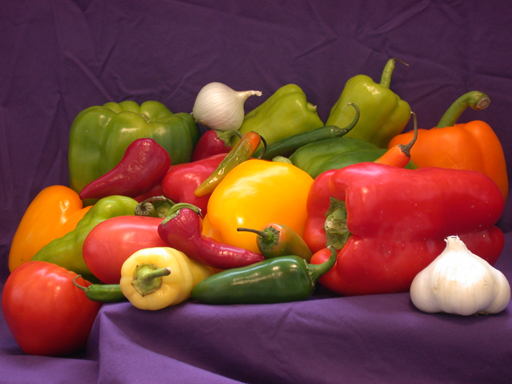
#> input picture CS206Lab3/PeppersRGB.bmp, 512 x 384 px, given in place of PeppersBayerGray.bmp, which was not available
$ python wei_shanshan_assign3.py   (older library calls are emulated)
#> lines starting #> are read from the running program, lines starting #| are printed output that depends on the picture; pictures that were not available may be replaced by others from this repository, and a replacement may not be noted
import os
os.chdir(os.path.dirname(__file__))


import numpy as np
import math
from matplotlib import pyplot as plt
from skimage import io
# part I

# Bugs
# No bugs encountered in this part

# Read the image and get the image shape
img = io.imread('PeppersBayerGray.bmp', as_gray=True)
#> img: shape (384, 512) float64; min 0.0291, max 1, mean 0.303
h, w = img.shape
#> h = 384; w = 512

# our final image will be a 3 dimentional image with 3 channels
rgb = np.zeros((h, w, 3), np.uint8);

# reconstruction of the green channel IG

IG = np.copy(img)  # copy the image into each channel

for row in range(0, h, 4):  # loop step is 4 since our mask size is 4.
    # loop step is 4 since our mask size is 4
    for col in range(0, w, 4):
        # Base on the gridG and the formula in assignment submission page, calculate the pixel value for the corresponding points
        IG[row, col + 1] = (int(img[row, col]) + int(img[row, col + 2])) / 2
        IG[row + 1, col] = (int(img[row, col]) + int(img[row + 2, col])) / 2
        IG[row + 3, col] = (int(img[row + 2, col]) + int(img[row + 3, col + 1])) / 2
        IG[row, col + 3] = (int(img[row, col + 2]) + int(img[row + 1, col + 3])) / 2
        IG[row + 1, col + 2] = (int(img[row, col + 2]) + int(img[row + 1, col + 1]) + int(img[row + 1, col + 3]) + int(
            img[row + 2, col + 2])) / 4  # G
        IG[row + 2, col + 1] = (int(img[row + 2, col]) + int(img[row + 1, col + 1]) + int(img[row + 2, col + 2]) + int(
            img[row + 3, col + 1])) / 4  # J
        IG[row + 2, col + 3] = (int(img[row + 1, col + 3]) + int(img[row + 3, col + 3])) / 2
        IG[row + 3, col + 2] = (int(img[row + 3, col + 1]) + int(img[row + 3, col + 3])) / 2
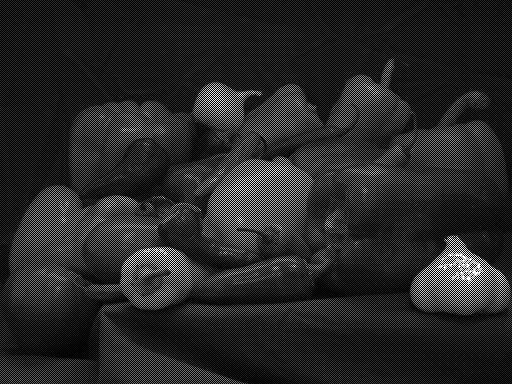
#> IG: shape (384, 512) float64; min 0, max 1, mean 0.152

    # reconstruction of the red channel IR

IR = np.copy(img)
IR = IR.astype(np.float32)
for row in range(0, h, 4):  # loop step is 4 since our mask size is 4.
    for col in range(0, w, 4):  # loop step is 4 since our mask size is 4.
        # Base on the gridR and the formula in assignment submission page, calculate the pixel value for the corresponding points
        IR[row + 1, col + 1] = (int(img[row, col + 1]) + int(img[row + 2, col + 1])) / 2
        IR[row, col + 2] = (int(img[row, col + 1]) + int(img[row, col + 3])) / 2
        IR[row + 1, col + 3] = (int(img[row, col + 3]) + int(img[row + 2, col + 3])) / 2
        IR[row + 2, col + 2] = (int(img[row + 2, col + 3]) + int(img[row + 2, col + 1])) / 2
        IR[row + 1, col + 2] = (int(img[row, col + 1]) + int(img[row, col + 3]) + int(img[row + 2, col + 1]) + int(
            img[row + 2, col + 3])) / 4
        IR[row, col] = IR[row, col + 1]
        IR[row + 1, col] = IR[row + 1, col + 1]
        IR[row + 2, col] = IR[row + 2, col + 1]
        IR[row + 3, col + 3] = IR[row + 2, col + 3]
        IR[row + 3, col + 2] = IR[row + 2, col + 2]
        IR[row + 3, col + 1] = IR[row + 2, col + 1]
        IR[row + 3, col] = IR[row + 2, col + 1]
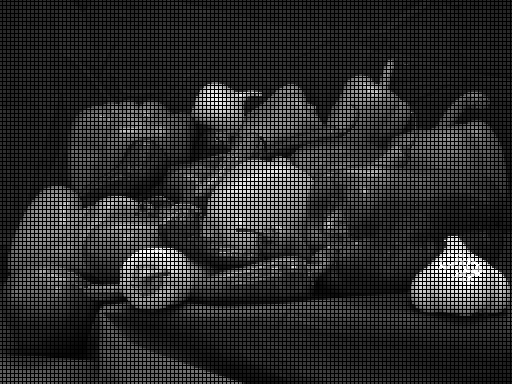
#> IR: shape (384, 512) float32; min 0, max 1, mean 0.171

    # reconstruction of the blue channel IB
IB = np.copy(img)  # copy the image into each channel

IB = IB.astype(np.float32)
for row in range(0, h, 4):  # loop step is 4 since our mask size is 4.
    for col in range(0, w, 4):  # loop step is 4 since our mask size is 4.
        # Base on the gridB and the formula in assignment submission page, calculate the pixel value for the corresponding points
        IB[row + 1, col + 1] = (int(img[row + 1, col]) + int(img[row + 1, col + 2])) / 2
        IB[row + 1, col + 3] = IB[row + 1, col + 2]
        IB[row, col] = IB[row + 1, col]
        IB[row, col + 1] = IB[row + 1, col + 1]
        IB[row, col + 2] = IB[row + 1, col + 2]
        IB[row, col + 3] = IB[row + 1, col + 3]
        IB[row + 2, col] = (int(img[row + 1, col]) + int(img[row + 3, col])) / 2
        IB[row + 2, col + 1] = (int(img[row + 1, col]) + int(img[row + 1, col + 2]) + int(img[row + 3, col]) + int(
            img[row + 3, col + 2])) / 4
        IB[row + 2, col + 2] = (int(img[row + 1, col + 2]) + int(img[row + 3, col + 2])) / 2
        IB[row + 2, col + 3] = IB[row + 2, col + 2]
        IB[row + 3, col + 1] = (int(img[row + 3, col]) + int(img[row + 3, col + 2])) / 2
        IB[row + 3, col + 3] = IB[row + 3, col + 2]
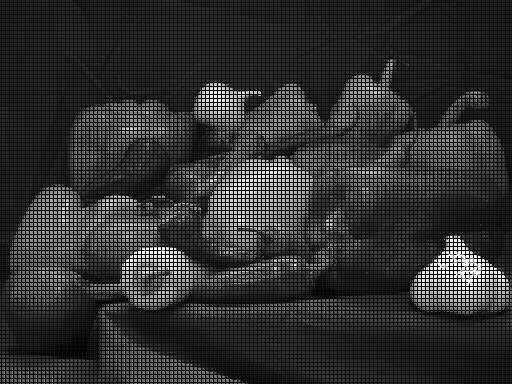
#> IB: shape (384, 512) float32; min 0, max 1, mean 0.171

    # merge the channels
rgb[:, :, 0] = IR
rgb[:, :, 1] = IG
rgb[:, :, 2] = IB

# Show the merged image
plt.imshow(rgb), plt.title('rgb')
plt.show()


# part2

import os
from sklearn.cluster import KMeans
from scipy import spatial
from skimage import io, color, img_as_float
import numpy as np
import matplotlib.pyplot as plt
from math import floor
# Bugs
# There is index problem with FloydSteinbergDitherColor function. Then i found the index under two for loops will reach the last row and column, so it has to plus 1 for forloop range
# citation: https://en.wikipedia.org/wiki/Floyd%E2%80%93Steinberg_dithering

# Finds the closest colour in the palette using kd-tree.
def nearest(palette, colour):
    dist, i = palette.query(colour)
    return palette.data[i]


# Make a kd-tree palette from the provided list of colours
def makePalette(colours):
    # print(colours)
    return spatial.KDTree(colours)


# Dynamically calculates and N-colour palette for the given image
# Uses the KMeans clustering algorithm to determine the best colours
# Returns a kd-tree palette with those colours
def findPalette(image, nColours):
    h, w, d = image.shape
    d2_image = image.reshape(h * w, d)
    kmeans = KMeans(n_clusters=nColours)
    kmeans.fit(d2_image)
    colours = kmeans.cluster_centers_
    return makePalette(colours)

    return makePalette(colours)


def FloydSteinbergDitherColor(image, palette):
    # ***** The following pseudo-code is grabbed from Wikipedia: https://en.wikipedia.org/wiki/Floyd%E2%80%93Steinberg_dithering.
    pixel = np.copy(image)
    for y in range(image.shape[0] - 1):
        for x in range(image.shape[1] - 1):
            oldpixel = pixel[x, y]
            newpixel = nearest(palette, oldpixel)
            pixel[x][y] = newpixel
            quant_error = oldpixel - newpixel
            pixel[x + 1][y] = pixel[x + 1][y] + quant_error * (np.float(7 / 16))
            pixel[x - 1][y + 1] = pixel[x - 1][y + 1] + quant_error * (np.float(3 / 16))
            pixel[x][y + 1] = pixel[x][y + 1] + quant_error * (np.float(5 / 16))
            pixel[x + 1][y + 1] = pixel[x + 1][y + 1] + quant_error * (np.float(1 / 16))

    return pixel


if __name__ == "__main__":
    nColours = 8  # The number colours: change to generate a dynamic palette

    imfile = 'lena.png'

    image = io.imread(imfile)
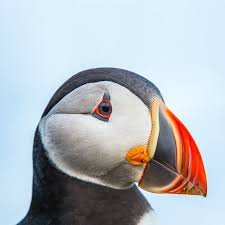
#> input picture CS206Lab3/lab5_img.jpeg, 225 x 225 px, given in place of lena.png, which was not available
#> image is the input picture: shape (225, 225, 3); mean R, G, B 178.5, 184.6, 190.8

    # Strip the alpha channel if it exists
    image = image[:, :, :3]

    # Convert the image from 8bits per channel to floats in each channel for precision
    image = img_as_float(image)

    # Dynamically generate an N colour palette for the given image
    palette = findPalette(image, nColours)
    colours = palette.data
#> colours = [[0.854, 0.849, 0.836], [0.372, 0.359, 0.365], [0.83, 0.291, 0.106], [0.732, 0.684, 0.643], [0.0937, 0.106, 0.121], [0.526, 0.516, 0.512], [0.843, 0.928, 0.986], [0.232, 0.209, 0.21]]

    colours = img_as_float([colours.astype(np.ubyte)])[0]
#> colours = [[0, 0, 0], [0, 0, 0], [0, 0, 0], [0, 0, 0], [0, 0, 0], [0, 0, 0], [0, 0, 0], [0, 0, 0]]

    img = FloydSteinbergDitherColor(image, palette)

    plt.imshow(img)
    plt.show()


# part3
# Import libraries

# Bugs
# When i tried to use the function estimate_transform from lecture, the output image is just black.
# Then i went to the official documentation to check whether it is parameter problem
# I found another function AffineTransform from the skimage library whichis very efficient and allows to input the rotation and scaling as parameters
import numpy as np
from skimage import io, transform
import matplotlib.pyplot as plt
from skimage.transform import warp

# read tbe image and find the surface shape
image1 = io.imread('lab5_img.jpeg')
h = image1.shape[0]
w = image1.shape[1]
# create the rotation matrix of clockwise 90 degree
T_r = np.array([[0, 1], [-1, 0]])
# create the scaling matrix with scale of 2
T_s = np.array([[2, 0], [0, 2]])
# dot product of two transformation matrix to get a combined transformation matrix
combined = T_s.dot(T_r)

# initialize an empty numpy array. Since this is color image, not gray image, the parameter should be (h,w,3)
trans = np.zeros((450, 450, 3), dtype=np.uint8)
# two for loops go through every pixel of the image and apply transformation to every pixel location by dot product of combined transformation and transpose of pixel coordinate
for i in range(h):
    for j in range(w):
        pixel = np.array([i, j])
        pix_val = image1[i, j]
        # print(pix_val)
        new_pix = combined.dot(pixel.T)
        a = new_pix[0]
        b = new_pix[1]
        # print((a,b))
        # assign the pixel value of original location to the new location pixel
        trans[a, b] = pix_val
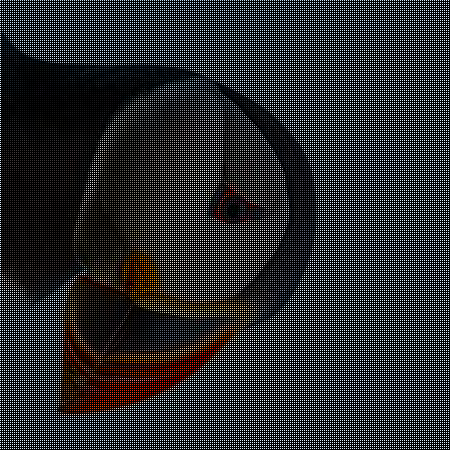
#> trans: shape (450, 450, 3); mean R, G, B 44.6, 46.2, 47.7

# initialize a new numpy array for the color image
imageAffine = np.empty((h * 2, w * 2, image1.shape[2]), dtype=np.uint8)
# use AffinTransform function from skimage.tranform module to get a affine transform matrix
# input parameters are the rotations and scales we apply on the image
tform = transform.AffineTransform(scale=(2, 2), rotation=np.deg2rad(90), translation=(w * 2, 0))
# use warp from skimage.transform to Warp an image according to the given affine inverse transformation.
img_warped = warp(image1, tform.inverse, output_shape=imageAffine.shape, order=0)
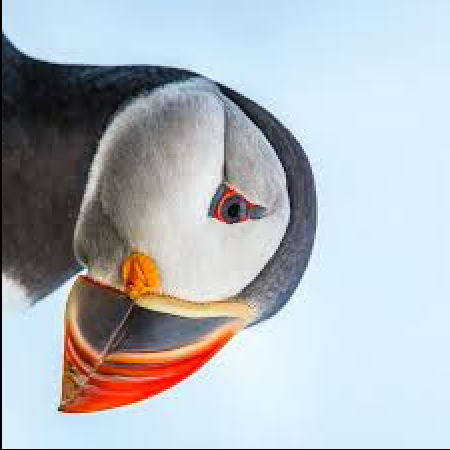
#> img_warped: shape (450, 450, 3); mean R, G, B 177.2, 183.2, 189.3

# plot original image
plt.title('Original Image')
plt.imshow(image1, cmap='gray')
plt.show()

# plot transformed image using combine transformation
plt.title('Transformed')
plt.imshow(trans)
plt.show()

# plot affine tranformed image
plt.title('Affine')
plt.imshow(img_warped)
plt.show()


# part 4
# Import libraries
from skimage import io
from skimage import exposure
import skimage
from skimage.color import rgb2gray
from skimage import transform
import matplotlib.pyplot as plt
import numpy as np

from skimage.feature import (match_descriptors, corner_harris,
                             corner_peaks, ORB, plot_matches)
from skimage.measure import ransac
from skimage.transform import ProjectiveTransform


# Bugs
# I used other detectors, they cause crashes except ORB
# There is a lot of bugs encountered in this part, since this part needs me to study some new functions from library
# In ransac function, i messed up with the input parameters, since there is two data sets to be used. I solved this bug
# by clearly reading the official documentation about this function and some example code others write using this function


# For ploting the final image, i used the normal plot ar the beginning, but it failed to show the final image

# There is a problem with my code that i can not fix. I don't know why every time i execute my code, the output image will be different.
# Some output are very similar to the required output, some are very different.
# I though it may be some functions problem like ORB/ransac. I don't think i am able to fix it

# read the two images
image0 = io.imread('im1.jpg', True)
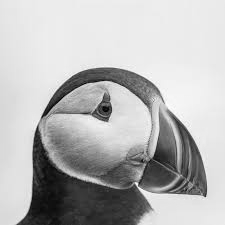
#> image0: shape (225, 225) float64; min 0.005, max 0.995, mean 0.721
#> (the run stopped early here; a loop or call above may not have finished)
